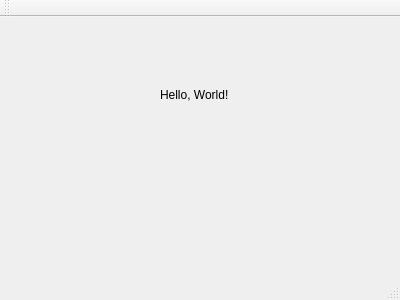
<?xml version="1.0" encoding="UTF-8"?>
<ui version="4.0">
 <class>MainWindow</class>
 <widget class="QMainWindow" name="MainWindow">
  <property name="geometry">
   <rect>
    <x>0</x>
    <y>0</y>
    <width>400</width>
    <height>300</height>
   </rect>
  </property>
  <property name="windowTitle">
   <string>MainWindow</string>
  </property>
  <widget class="QWidget" name="centralWidget">
   <widget class="QLabel" name="label">
    <property name="geometry">
     <rect>
      <x>160</x>
      <y>70</y>
      <width>111</width>
      <height>16</height>
     </rect>
    </property>
    <property name="text">
     <string>Hello, World!</string>
    </property>
   </widget>
  </widget>
  <widget class="QMenuBar" name="menuBar">
   <property name="geometry">
    <rect>
     <x>0</x>
     <y>0</y>
     <width>400</width>
     <height>26</height>
    </rect>
   </property>
  </widget>
  <widget class="QToolBar" name="mainToolBar">
   <attribute name="toolBarArea">
    <enum>TopToolBarArea</enum>
   </attribute>
   <attribute name="toolBarBreak">
    <bool>false</bool>
   </attribute>
  </widget>
  <widget class="QStatusBar" name="statusBar"/>
 </widget>
 <layoutdefault spacing="6" margin="11"/>
 <resources/>
 <connections/>
</ui>
